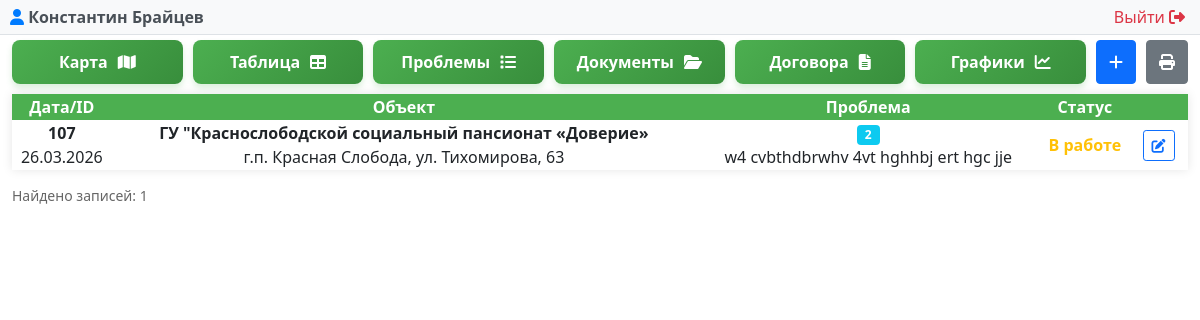
/avr.php (signed in), run on the app's committed database.
### tables this page shows
CREATE TABLE "LIFTEH_avr" ("id" integer NOT NULL PRIMARY KEY AUTOINCREMENT, "insert_date" datetime NOT NULL, "problem" varchar(500) NOT NULL, "work_id" integer NULL, "object_id" bigint NOT NULL REFERENCES "LIFTEH_object" ("id") DEFERRABLE INITIALLY DEFERRED, "user_id" integer NOT NULL REFERENCES "auth_user" ("id") DEFERRABLE INITIALLY DEFERRED, "result" integer NULL);

### avr.php (called while the page is built, shortened)
<?php
require __DIR__ . '/modules/avr/avr.php';

### modules/auth/auth.php (called while the page is built, shortened)
<?php
function getCurrentUser() {
    try {
        $pdo = getDbConnection();
        $stmt = $pdo->prepare("SELECT id, username, email, first_name, last_name, is_superuser, is_staff, is_active, dogovor FROM auth_user WHERE id = ?");
        $stmt->execute([$_SESSION['user_id']]);
        return $stmt->fetch(PDO::FETCH_ASSOC);
    } catch (PDOException $e) {
        error_log("Ошибка получения пользователя: " . $e->getMessage());
        return null;
    }
}
?>

### modules/avr/avr.php (shortened to what this page needs)
<?php
require_once __DIR__ . '/../../modules/auth/auth.php';
$currentUser = getCurrentUser();
try {
    $db = getDbConnection();
    $sql = "SELECT a.*,
                   w.name as work_name,
                   w.quantity,
                   w.unit,
                   o.customer as object_customer,
                   o.address as object_address,
                   (SELECT COUNT(*) FROM LIFTEH_work WHERE avr_id = a.id) as works_count
            FROM LIFTEH_avr a
            LEFT JOIN LIFTEH_work w ON a.work_id = w.id
            LEFT JOIN LIFTEH_object o ON a.object_id = o.id
            ORDER BY a.id DESC";
    $stmt = $db->query($sql);
    $avr_records = $stmt->fetchAll(PDO::FETCH_ASSOC);
} catch (PDOException $e) {
    die("Ошибка подключения к базе данных: " . $e->getMessage());
}
?>
<!DOCTYPE html>
<html lang="ru">
    <?php $pageTitle = 'Учет ремонтов'; include __DIR__ . '/../../includes/header.php'; ?>
<body>
<?php include __DIR__ . '/../../modules/admin/user_panel.php'; ?>
<div class="container-fluid">
    <div>
        <div class="controls">
            <div class="button-group">
                <a href="/map.php" class="map-button">
                    <span class="button-text">Карта</span>
                    <i class="fas fa-map"></i>
                </a>
                <a href="/index.php" class="map-button">
                    <span class="button-text">Таблица</span>
                    <i class="fas fa-table"></i>
                </a>
                <a href="/problem.php" class="map-button">
                    <span class="button-text">Проблемы</span>
                    <i class="fas fa-list"></i>
                </a>
                <a href="/document.php" class="map-button">
                    <span class="button-text">Документы</span>
                    <i class="fas fa-folder-open"></i>
                </a>
                <a href="/dogovor.php" class="map-button">
                    <span class="button-text">Договора</span>
                    <i class="fas fa-file-alt"></i>
                </a>
                <a href="/charts.php" class="map-button">
                    <span class="button-text">Графики</span>
                    <i class="fas fa-chart-line"></i>
                </a>
                <button type="button" class="btn btn-primary" onclick="openAddModal()" title="Добавить запись АВР" aria-label="Добавить запись АВР">
                    <i class="fas fa-plus" aria-hidden="true"></i>
                </button>
                <button type="button" class="btn btn-secondary" onclick="printTable()">
                    <i class="fas fa-print"></i>
                </button>
            </div>
            <table id="avrTable">
                <thead>
                    <tr>
                        <th>Дата/ID</th>
                        <th style="min-width: 300px;">Объект</th>
                        <th>Проблема</th>
                        <th>Статус</th>
                        <th></th>
                    </tr>
                </thead>
                <tbody>
                    <?php if (empty($avr_records)): ?>
                        <tr>
                            <td colspan="5" class="text-center">Нет данных</td>
                        </tr>
                    <?php else: ?>
                        <?php foreach ($avr_records as $record): ?>
                            <tr data-id="<?= htmlspecialchars((string) $record['id'], ENT_QUOTES, 'UTF-8') ?>">
                                <td><strong><?= htmlspecialchars($record['id']) ?></strong><br>
                                <?= date('d.m.Y', strtotime($record['insert_date'])) ?>
                                </td>
                                <td>
                                    <?php
                                        $object_display = '<strong>' . htmlspecialchars($record['object_customer']) . '</strong>';
                                        $object_display .= '<br>' . htmlspecialchars($record['object_address'] ?? 'адрес не указан') . '';
                                        echo $object_display;
                                    ?>
                                </td>
                                <td>
                                    <span class="badge bg-info"><?= htmlspecialchars($record['works_count'] ?? '-') ?></span>
                                    <br>
                                    <?= htmlspecialchars($record['problem']) ?>
                                </td>
                                <td>
                                    <span class="<?= $record['result'] === 'Выполнено' ? 'status-active' : ($record['result'] === 'В работе' ? 'status-warning' : 'status-inactive') ?>">
                                        <?= htmlspecialchars($record['result'] ?? 'Не указан') ?>
                                    </span>
                                </td>
                                <td class="actions-column">
                                    <button type="button"
                                            class="btn btn-sm btn-outline-primary edit-avr"
                                            data-id="<?= htmlspecialchars((string) $record['id'], ENT_QUOTES, 'UTF-8') ?>"
                                            aria-label="Редактировать запись №<?= htmlspecialchars((string) $record['id'], ENT_QUOTES, 'UTF-8') ?>"
                                            title="Редактировать">
                                        <i class="fas fa-edit" aria-hidden="true"></i>
                                    </button>
                                </td>
                            </tr>
                        <?php endforeach; ?>
                    <?php endif; ?>
                </tbody>
            </table>
            <div class="count">Найдено записей: <?= count($avr_records); ?></div>
        </div>
    </div>
</div>
</body>
</html>

### modules/admin/user_panel.php (shortened to what this page needs)
<div class="user-panel">
    <div class="user-info">
        <span class="user-name">
            <i class="fas fa-user"></i>
            <?php echo htmlspecialchars($currentUser['first_name'] ?? ''); ?>
            <?php echo htmlspecialchars($currentUser['last_name'] ?? ''); ?>
        </span>
        <a href="/modules/auth/logout.php" class="logout-btn">
          Выйти <i class="fas fa-sign-out-alt"></i>
        </a>
    </div>
</div>

### assets/css/avr_styles.css (style rules this page uses)
.button-group { flex-wrap: wrap; margin-top: 5px; display: flex; gap: 10px; }
.map-button, .refresh-button { flex: 1; padding: 10px 10px; border-radius: 8px; text-decoration: none; display: flex; align-items: center; justify-content: center; gap: 10px; font-weight: bold; font-size: 16px; transition: all 0.3s ease; text-align: center; }
.map-button { background: linear-gradient(135deg, #4CAF50 0%, #388E3C 100%); color: white; box-shadow: 0 4px 6px rgba(76, 175, 80, 0.2); }
table { width: 100%; border-collapse: collapse; margin-top: 10px; background-color: white; box-shadow: 0 0 10px rgba(0, 0, 0, 0.1); }
.user-info { display: flex; justify-content: space-between; margin: 0px 10px; }
.status-warning { color: #ffc107; font-weight: bold; }
thead { text-align-last: center; }
th { background-color: #4CAF50; color: white; font-weight: bold; position: sticky; top: 0; cursor: pointer; user-select: none; }
tr { text-align: center; }
.count { margin: 15px 0; color: #666; font-size: 14px; }
.actions-column { text-align: center; text-wrap-mode: nowrap; width: 5%; }
.actions-column .btn { margin: 0 2px; }

### modules/admin/user_panel.php (style rules this page uses)
.user-panel { background-color: #f8f9fa; padding: 5px 10px; border-bottom: 1px solid #dee2e6; margin-bottom: 0px; }
.user-info { max-width: 1200px; margin: 0 auto; display: flex; justify-content: space-between; align-items: center; }
.user-name { font-weight: bold; color: #495057; }
.user-name i { color: #007bff; }
.logout-btn { color: #dc3545; text-decoration: none; border-radius: 4px; transition: background-color 0.3s; }
.logout-btn i { margin-right: 5px; }

### data on the page
lifteh_avr: id "107", insert_date "26.03.2026", object_customer "ГУ \"Краснослободской социальный пансионат «Доверие»", object_address "г.п. Красная Слобода, ул. Тихомирова, 63", works_count "2", problem "w4 cvbthdbrwhv 4vt hghhbj ert hgc jje", result "В работе"

### other printed values
$currentUser['first_name'] "Константин"
$currentUser['last_name'] "Брайцев"
count($avr_records) "1"
